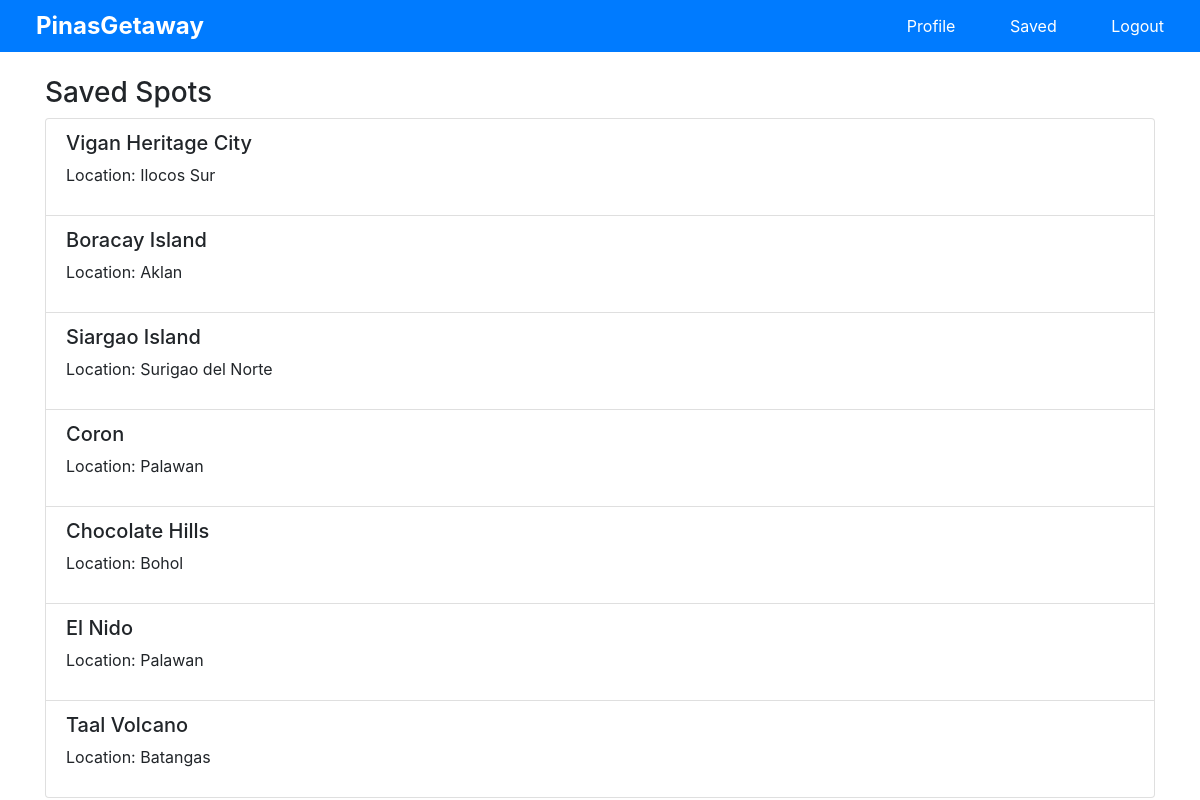
Page /saved_spots (signed in) on the committed database.
### models.py (models this page shows)
class SavedSpot(db.Model):
    id = db.Column(db.Integer, primary_key=True)
    spot_name = db.Column(db.String(200), nullable=False)
    spot_location = db.Column(db.String(200), nullable=False)
    user_id = db.Column(db.Integer, db.ForeignKey('user.id'), nullable=False)

### app.py (the view)
@app.route("/saved_spots")
@login_required
def saved_spots():
    saved_spots = SavedSpot.query.filter_by(user_id=current_user.id).all()
    return render_template("saved.html", saved_spots=saved_spots)

### app.py (called while the page is built)
@login_manager.user_loader
def load_user(user_id):
    return User.query.get(int(user_id))

### models.py (called while the page is built)
    @property
    def is_active(self):
        return True

### templates/saved.html
{% extends "layout2.html" %}
{% block body %}
    <div class="container mt-4">
        <h3>Saved Spots</h3>
        <ul class="list-group">
            {% for spot in saved_spots %}
                <li class="list-group-item">
                    <h5>{{ spot.spot_name }}</h5>
                    <p>Location: {{ spot.spot_location }}</p>
                </li>
            {% endfor %}
        </ul>
    </div>
{% endblock %}

### templates/layout2.html (shortened to what this page needs)
<!DOCTYPE html>
<html lang="en">
<head>
    <link rel="stylesheet" type="text/css" href="{{ url_for('static', filename='css/styles.css') }}">
    <link rel="stylesheet" href="https://cdn.jsdelivr.net/npm/bootstrap@4.3.1/dist/css/bootstrap.min.css">
</head>
<body>
    <nav class="navbar">
        <div class="navbar-left">
            <a href="{{ url_for('index') }}">PinasGetaway</a>
        </div>
        <div class="navbar-right">
            {% if current_user.is_authenticated %}
                <a href="{{ url_for('profile') }}">Profile</a>
                <a href="{{ url_for('saved_spots') }}">Saved</a>
                <a href="{{ url_for('logout') }}">Logout</a>
            {% else %}
                <a href="{{ url_for('login') }}">Login</a>
                <a href="{{ url_for('register') }}">Register</a>
            {% endif %}
        </div>
    </nav>
        {% block body %}
        {% endblock %}
</body>
</html>

### static/css/styles.css (style rules this page uses)
body { font-family: Arial, sans-serif; background-color: #f8f9fa; color: #343a40; margin: 0; padding: 0; }
.navbar { background-color: #007bff; overflow: hidden; padding: 10px 20px; display: flex; justify-content: space-between; align-items: center; }
.navbar a { color: white; text-decoration: none; padding: 14px 20px; border-radius: 4px; transition: background-color 0.3s; }
.navbar-left { font-size: 24px; font-weight: bold; }
.navbar-right a { margin-left: 10px; }

### rows in the picture
SavedSpot: spot_name "Vigan Heritage City", spot_location "Ilocos Sur"
SavedSpot: spot_name "Boracay Island", spot_location "Aklan"
SavedSpot: spot_name "Siargao Island", spot_location "Surigao del Norte"
SavedSpot: spot_name "Coron", spot_location "Palawan"
SavedSpot: spot_name "Chocolate Hills", spot_location "Bohol"
SavedSpot: spot_name "El Nido", spot_location "Palawan"
SavedSpot: spot_name "Taal Volcano", spot_location "Batangas"
